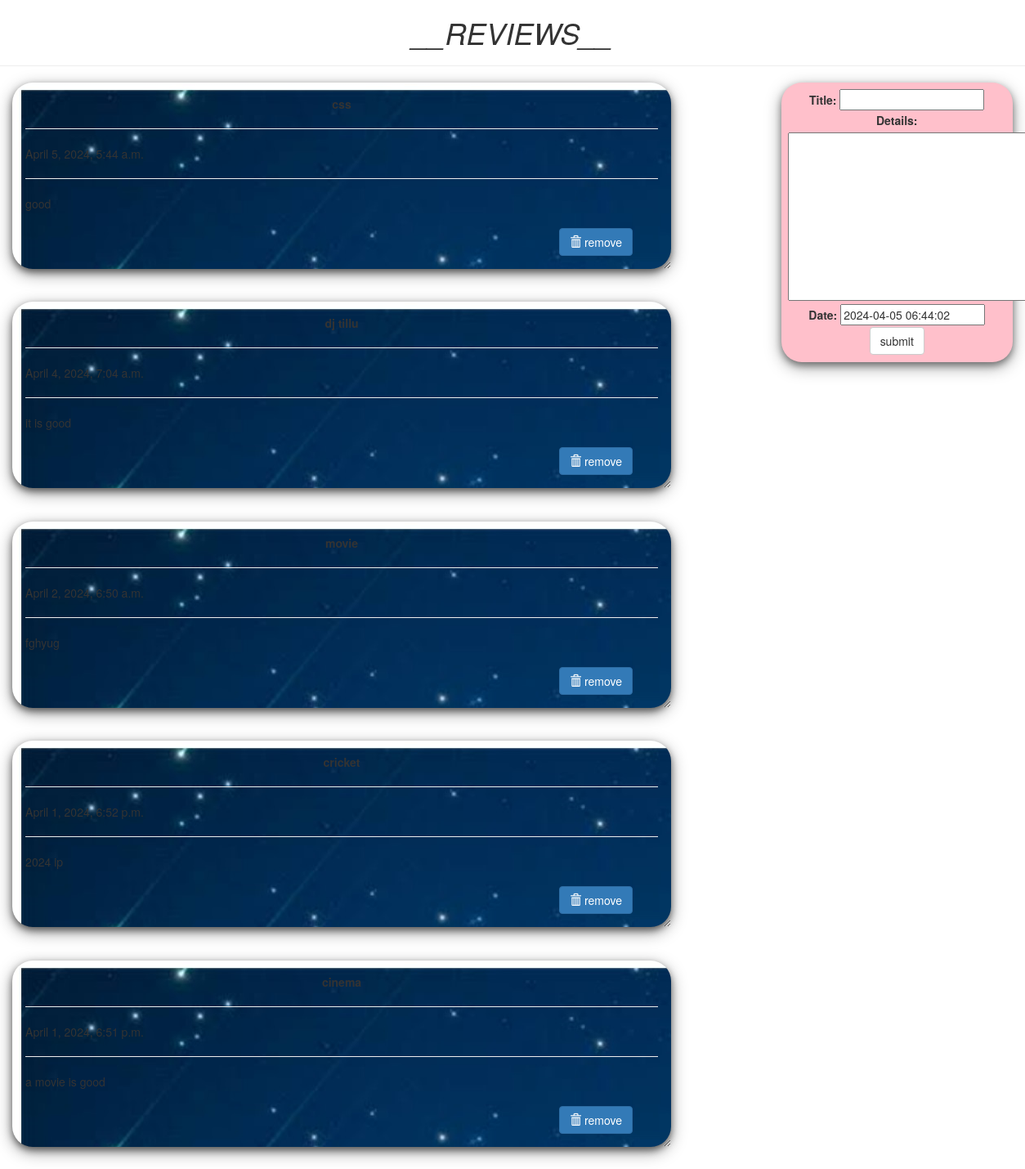
The page / on the database its author committed.
### todo/models.py (models this page shows, shortened)
class todo(models.Model):
	title = models.CharField(max_length=100)
	details = models.TextField()
	date = models.DateTimeField(default=timezone.now)

### todo/views.py (the view)
# urls.py: path('', views.index, name="todo"),
def index(request):
	item_list = todo.objects.order_by("-date")
	if request.method == "POST":
		form = todoForm(request.POST)
		if form.is_valid():
			form.save()
			return redirect('todo')
	form = todoForm()
	page = {
		"forms": form,
		"list": item_list,
		"title": "TODO LIST",
	}
	return render(request, 'todo/index.html', page)

### todo/forms.py
class todoForm(forms.ModelForm):
	class Meta:
		model = todo
		fields = "__all__"

### todo/templates/todo/index.html (shortened to what this page needs)
<!DOCTYPE html>
<html lang="en" dir="ltr">
  <head>
    <link
      rel="stylesheet"
      href="https://maxcdn.bootstrapcdn.com/bootstrap/3.3.7/css/bootstrap.min.css"
    />
  </head>
  <body class="container-fluid">
    <center class="row">
      <h1><i>__REVIEWS__</i></h1>
      <hr />
    </center>
    <div class="row">
      <div class="col-md-8">
        {% for i in list %}
        <div class="card">
          <center><b>{{i.title}}</b></center>
          <hr />
          {{i.date}}
          <hr />
          {{i.details}}
          <br />
          <br />
          <form
            action="/del/{{i.id}}"
            method="POST"
            style="padding-right: 4%; padding-bottom: 3%"
          >
            <button
              value="remove"
              type="submit"
              class="btn btn-primary"
              style="float: right"
            >
              <span class="glyphicon glyphicon-trash"></span> remove
            </button>
          </form>
        </div>
        {% endfor%}
      </div>
      <div class="col-md-1"></div>
      <div class="col-md-3">
        <div class="submit_form">
          <form method="POST">
            {% csrf_token %} {{forms}}
            <center>
              <input type="submit" class="btn btn-default" value="submit" />
            </center>
          </form>
        </div>
      </div>
    </div>
  </body>
</html>

### todo/templates/todo/index.html (style rules this page uses)
.card { box-shadow: 0 4px 8px 0 rgba(0, 0, 0, 0.5), 0 6px 20px 0 rgba(0, 0, 0, 0.39); background: lightpink; margin-bottom: 5%; border-radius: 25px; padding: 2%; overflow: auto; resize: both; text-overflow: ellipsis; background-image: url(star.png); }
.submit_form { text-align: center; padding: 3%; background: pink; border-radius: 25px; box-shadow: 0 4px 8px 0 rgba(0, 0, 0, 0.4), 0 6px 20px 0 rgba(0, 0, 0, 0.36); }

### rows shown on the page
todo: title "css", date "April 5, 2024, 5:44 a.m.", details "good"
todo: title "dj tillu", date "April 4, 2024, 7:04 a.m.", details "it is good"
todo: title "movie", date "April 2, 2024, 6:50 a.m.", details "fghyug"
todo: title "cricket", date "April 1, 2024, 6:52 p.m.", details "2024 ip"
todo: title "cinema", date "April 1, 2024, 6:51 p.m.", details "a movie is good"
